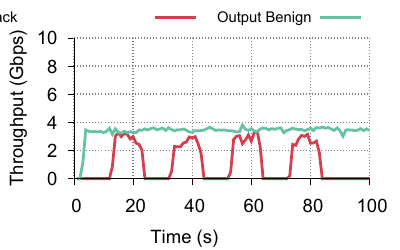

Reproduce this figure in gnuplot.
load "palette/spectral.pal"

set terminal pdfcairo

set key out horiz top
set term pdfcairo enhanced font "Helvetica,20" size 4in,2.5in

set xlabel "Time (s)"
set xrange [0:100]

#set key opaque
set datafile separator ","

# In-Out Throughput
set yrange [0:10000]
set ytics ("0" 0, "2" 2000, "4" 4000, "6" 6000, "8" 8000, "10" 10000)
set key font "Helvetica,17" 
set ylabel "Throughput (Gbps)"
set output "run_fig_06a/results/accturbo_in_out_plot.pdf"

plot "run_fig_06a/results/accturbo_throughput_malicious.dat" using 5 title "Output Attack" w l ls 1 lw 4, \
     "run_fig_06a/results/accturbo_throughput_benign.dat" using 5 title "Output Benign" w l ls 7 lw 4          
     